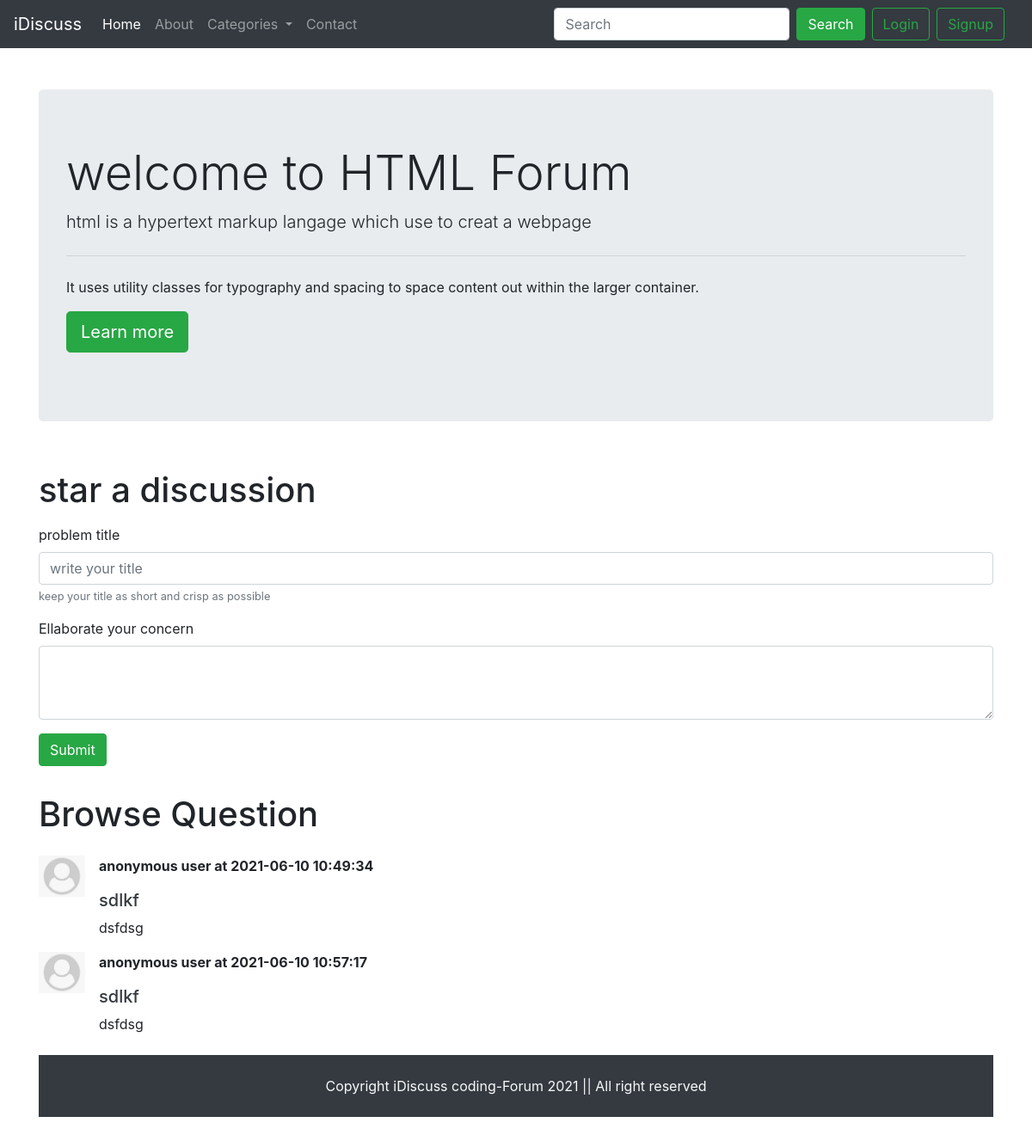
The app's page /threadlist.php?catid=2 with its own data.
### tables this page shows
CREATE TABLE `categories` (
  `categories_id` int(25) NOT NULL,
  `categories_name` varchar(255) NOT NULL,
  `categories_discription` varchar(255) NOT NULL,
  `created` datetime NOT NULL DEFAULT current_timestamp()
);

CREATE TABLE `threads` (
  `thread_id` int(10) NOT NULL,
  `thread_title` varchar(255) DEFAULT NULL,
  `thread_desc` text NOT NULL,
  `thread_cat_id` int(15) NOT NULL,
  `thread_user_id` int(15) NOT NULL,
  `dt` datetime NOT NULL DEFAULT current_timestamp()
);

### threadlist.php (the view, shortened to what this page needs)
<!doctype html>
<html lang="en">
<head>
    <link rel="stylesheet" href="https://maxcdn.bootstrapcdn.com/bootstrap/4.0.0/css/bootstrap.min.css"
>
</head>
<body>
    <?php include "partials/_header.php"; ?>
    <?php include "partials/_dbconnect.php"; ?>
    <?php
      $id = $_GET['catid'];
      $sql = "SELECT * FROM categories WHERE categories_id=$id";
      $result = mysqli_query($conn,$sql);
      while($row = mysqli_fetch_assoc($result)){
              $catname = $row['categories_name'];
              $catdesc = $row['categories_discription'];
      }
      ?>
    <div class="container my-5">
        <div class="jumbotron">
            <h1 class="display-4">welcome to <?php echo $catname; ?> Forum </h1>
            <p class="lead"><?php echo $catdesc; ?></p>
            <hr class="my-4">
            <p>It uses utility classes for typography and spacing to space content out within the larger container.</p>
            <p class="lead">
                <a class="btn btn-success btn-lg" href="#" role="button">Learn more</a>
            </p>
        </div>
    </div>
    <div class="container">
        <h1 class="py-2"> star a discussion </h1>
        <form action="<?PHP echo $_SERVER['REQUEST_URI'] ?>" method="post">
            <div class="form-group">
                <label for="title">problem title</label>
                <input type="text" class="form-control" id="title" name="title" aria-describedby="emailHelp"
                    placeholder="write your title">
                <small id="emailHelp" class="form-text text-muted">keep your title as short and crisp as possible
                </small>
            </div>
            <div class="form-group">
                <label for="exampleFormControlTextarea1">Ellaborate your concern</label>
                <textarea class="form-control" id="desc" name="desc" rows="3"></textarea>
            </div>
            <button type="submit" class="btn btn-success">Submit</button>
        </form>
    </div>
    <div class="container my-4 " id="ques">
        <h1 class="py-2"> Browse Question </h1>
        <?php
      $id = $_GET['catid'];
      $sql = "SELECT * FROM threads WHERE thread_cat_id= $id";
      $result = mysqli_query($conn,$sql);
     while($row = mysqli_fetch_assoc($result)){
        $id = $row['thread_id'];
        $title = $row['thread_title'];
        $desc = $row['thread_desc'];
        $thread_time = $row['dt'];
        echo '<div class="media my-3">
            <img src="img/user_default.jpg" width="54px" class="mr-3" alt="logo">
            <div class="media-body">
             <p class="font-weight-bold">anonymous user at '.  $thread_time.'</p>
             <h5 class="mt-0"> <a class="text-dark" href="thread.php?threadid= '.$id.' ">'. $title . ' </a></h5>
                '. $desc . '
        </div>
    </div>';
        }
 ?>
        <?php include "partials/footer.php"; ?>
</body>
</html>

### threadlist.php (style rules this page uses)
#ques { min-height: 433px; }

### records on screen
categories: categories_name "HTML", categories_discription "html is a hypertext markup langage which use to creat a webpage"
threads: dt "2021-06-10 10:49:34", thread_title "sdlkf", thread_desc "dsfdsg"
threads: dt "2021-06-10 10:57:17", thread_title "sdlkf", thread_desc "dsfdsg"
